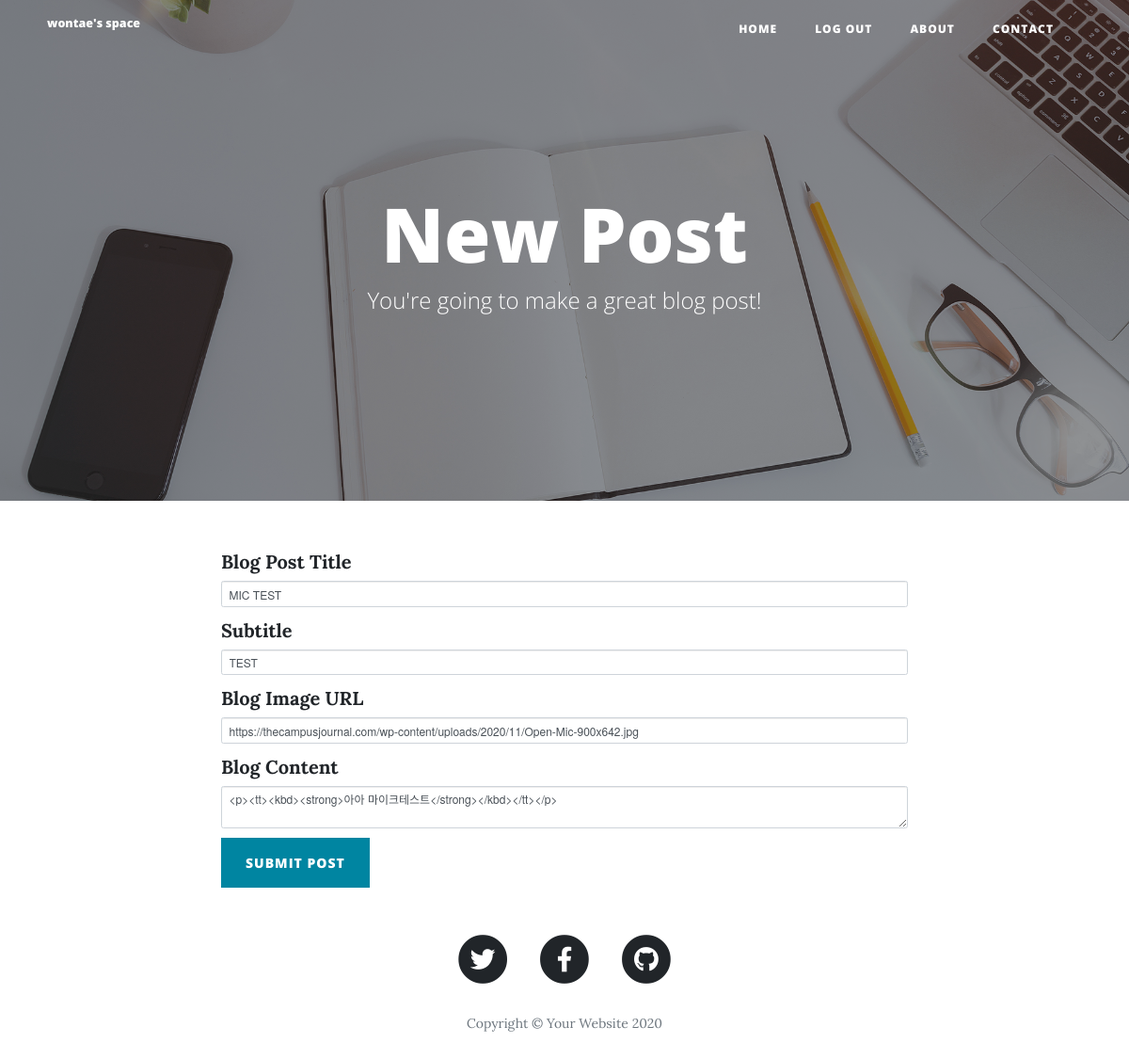
Page /edit-post/2 (signed in) on the committed database.
### main.py (models this page shows)
class BlogPost(db.Model):
    __tablename__ = "blog_posts"
    id = db.Column(db.Integer, primary_key=True)
    author = relationship("Users", back_populates='posts')
    author_id = db.Column(db.Integer, db.ForeignKey("users.id"))
    title = db.Column(db.String(250), unique=True, nullable=False)
    subtitle = db.Column(db.String(250), nullable=False)
    date = db.Column(db.String(250), nullable=False)
    body = db.Column(db.Text, nullable=False)
    img_url = db.Column(db.String(250), nullable=False)
    comments = relationship("Comment", back_populates="parent_post")

### main.py (the view, shortened to what this page needs)
@app.route("/edit-post/<int:post_id>", methods=['GET','POST'])
@admin_only
def edit_post(post_id):
    post = BlogPost.query.get(post_id)
    edit_form = CreatePostForm(
        title=post.title,
        subtitle=post.subtitle,
        img_url=post.img_url,
        body=post.body
    )
    return render_template("make-post.html", form=edit_form,
                           logged_in=current_user.is_authenticated, user_id=current_user.id)

### forms.py
class CreatePostForm(FlaskForm):
    title = StringField("Blog Post Title", validators=[DataRequired()])
    subtitle = StringField("Subtitle", validators=[DataRequired()])
    img_url = StringField("Blog Image URL", validators=[DataRequired(), URL()])
    body = CKEditorField("Blog Content", validators=[DataRequired()])
    submit = SubmitField("Submit Post")

### main.py (called while the page is built)
@login_manager.user_loader
def load_user(user_id):
    return Users.query.get(int(user_id))

def admin_only(f):
    @wraps(f)
    def decorated_function(*args, **kwargs):
        if current_user.id != 1:
            return abort(403)
        return f(*args, **kwargs)
    return decorated_function

### templates/make-post.html (shortened to what this page needs)
{% extends 'bootstrap/base.html' %}
{% import "bootstrap/wtf.html" as wtf %}
{% block content %}
{% include "header.html" %}
  <header class="masthead" style="background-image: url('{{ url_for('static', filename='img/edit-bg.jpg')}}')">
    <div class="overlay"></div>
    <div class="container">
      <div class="row">
        <div class="col-lg-8 col-md-10 mx-auto">
          <div class="page-heading">
            {% if is_edit: %}
            <h1>Edit Post</h1>
            {% else: %}
            <h1>New Post</h1>
            {% endif %}
            <span class="subheading">You're going to make a great blog post!</span>
          </div>
        </div>
      </div>
    </div>
  </header>
  <div class="container">
    <div class="row">
      <div class="col-lg-8 col-md-10 mx-auto">
        {{ wtf.quick_form(form, novalidate=True, button_map={"submit": "primary"}) }}
      </div>
    </div>
  </div>
{% include "footer.html" %}
{% endblock %}

### rows in the picture
BlogPost: title "MIC TEST", subtitle "TEST", img_url "https://thecampusjournal.com/wp-content/uploads/2020/11/Open-Mic-900x642.jpg", body "<p><tt><kbd><strong>아아 마이크테스트</strong></kbd></tt></p>"
